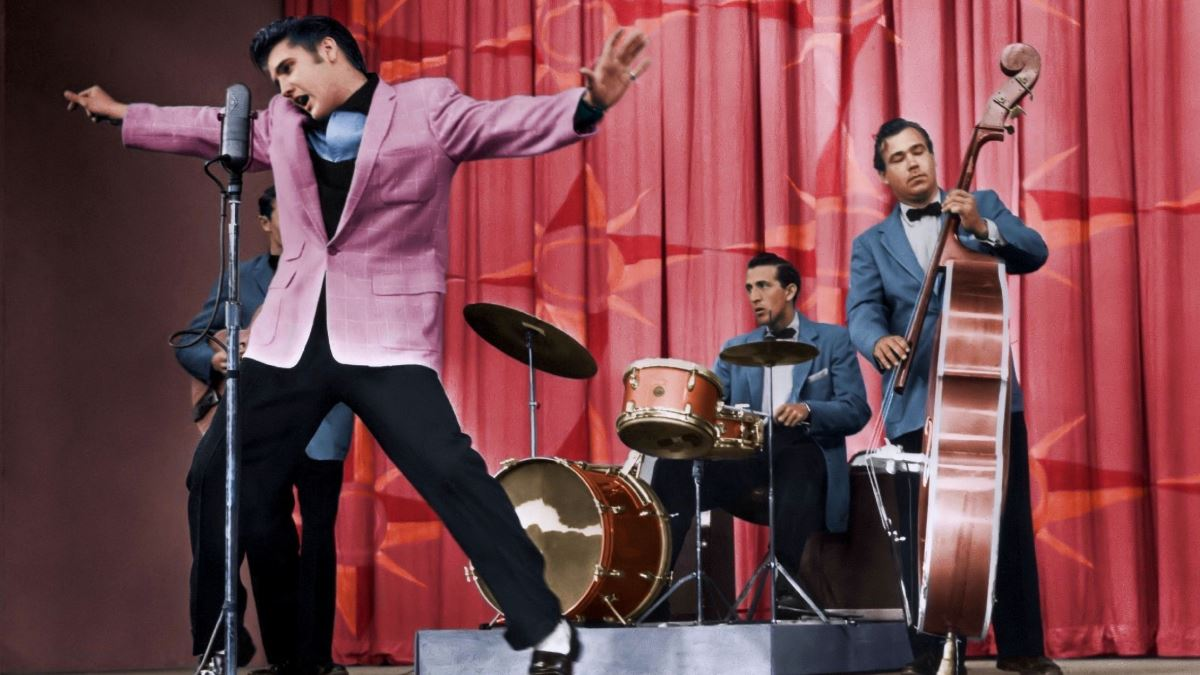
#> input picture ComputerScience/4th-year/Computer_Vision/Color/elvis.jpg, 1200 x 675 px
$ jupyter execute segmentacionDensa.ipynb
#> lines starting #> are read from the running program, lines starting #| are printed output that depends on the picture
[cell 1]
import numpy             as np
import cv2               as cv
import matplotlib.pyplot as plt
import ipywidgets
from matplotlib.pyplot import imshow, subplot, title

[cell 2]
def fig(w,h):
    return plt.figure(figsize=(w,h))

def readrgb(file):
#> called with file = 'elvis.jpg'
    return cv.cvtColor( cv.imread(file), cv.COLOR_BGR2RGB)

def rgb2yuv(x):
    return cv.cvtColor(x,cv.COLOR_RGB2YUV)

def yuv2rgb(x):
    return cv.cvtColor(x,cv.COLOR_YUV2RGB)

byte = np.uint8

[cell 3]
img = readrgb("elvis.jpg")
imshow(img); title('original');
rows,cols,d = img.shape
#> rows = 675; cols = 1200; d = 3
print(img.shape)
#| (675, 1200, 3)

[cell 4]
r1 = img[250:350,330:430]
r2 = img[250:350,50:150]
r3 = img[250:350,1050:1150]
models = [r1,r2,r3]

imshow(np.hstack(models)); title('muestras de cada tipo');

Primero vamos a reproducir el modelo simple

[cell 5]
med = [ np.mean(r,(0,1)) for r in models ]
#> med = [[195.3, 148.8, 176.5], [57.54, 36.08, 37.75], [172.6, 65.64, 75.02]]

muestras = []
for color in med:
    x = np.zeros([100,100,3],byte)
    x[:,:] = color
    muestras.append(x)
#> this loop made 3 passes
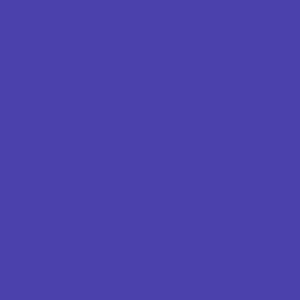
#> x: shape (100, 100, 3) (shown 3 times larger); mean of channels 0, 1, 2 172, 65, 75; drawn as B, G, R
#> after the loop, muestras = 3 items

imshow(np.hstack(muestras));
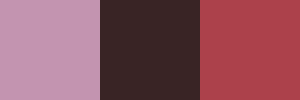
#> shown: shape (100, 300, 3); mean R, G, B 141.3, 83, 96

[cell 6]
d = [ np.sum(abs(img - m), axis=2) for m in med ]
#> d = 3 items
c  = np.argmin(d, axis=0)
#> c: shape (675, 1200) int64; 3 distinct labels, from 0 to 2
res = np.zeros(img.shape, byte)
for k in range(len(models)):
    res[c==k] = med[k]
#> this loop made 3 passes

imshow(res);

Vemos como necesitaríamos utilizar más colores para reproducir fielmente la imagen original. Pero el resultado obtenido es bastante bonito, y podemos utilizar esta idea para aplicar algunos filtros de colores a las imágenes. Por ejemplo, podríamos hacer algo así:

[cell 7]
nwIm = res.copy()
nwIm[:,:,0] = res[:,:,2]
nwIm[:,:,2] = res[:,:,0]
imshow(nwIm);

Entonces podríamos tomar, por ejemplo, tres tonos característicos de una imagen. Aplicar la reproyección tal y como hemos hecho, y cambiar los colores en función del resultado buscado.

Vamos a seguir tal y como se hace en el notebook explicativo.

[cell 8]
md = np.min(d, axis=0)

res [md > 40] = 0,0,0
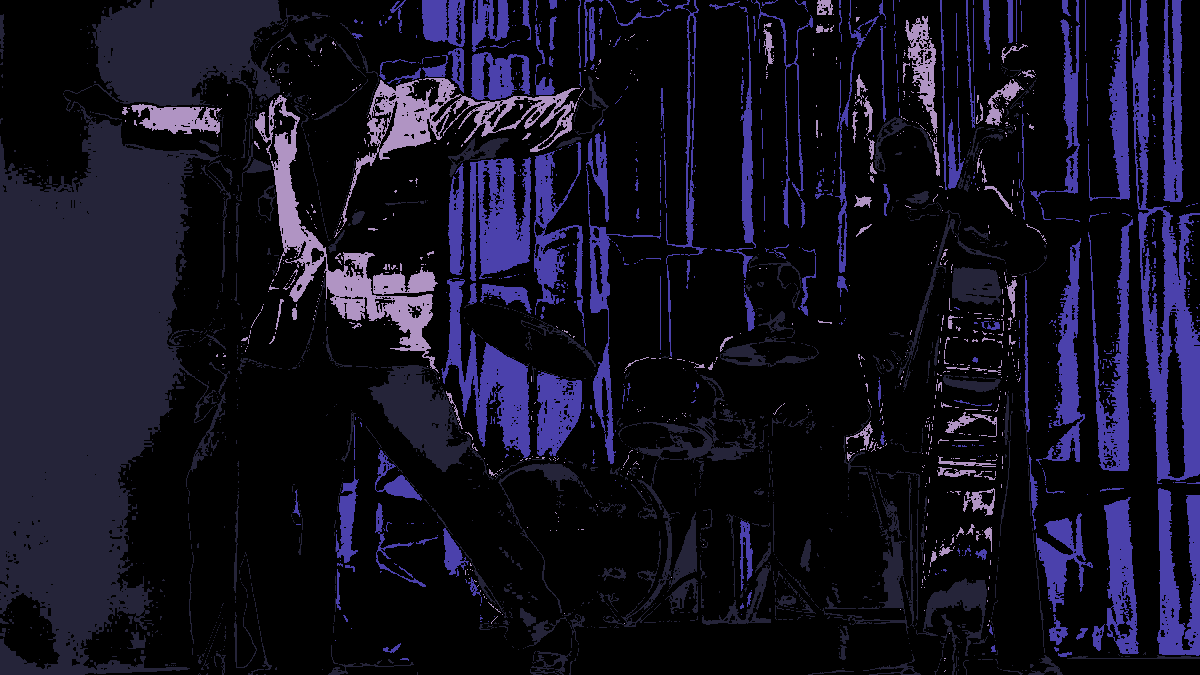
#> res: shape (675, 1200, 3); mean of channels 0, 1, 2 31.7, 16.5, 18.5; drawn as B, G, R

imshow(res);

El resultado al hacer esto es muy pobre, ya que la imagen presenta colores muy diversos y hemos elegido una gama estrecha de colores (hemos tomado tres colores rojizos). Esto era esperable. Podemos ajustar el threshold tomado:

[cell 9]
md = np.min(d, axis=0)

res [md > 80] = 0,0,0

imshow(res);

Y ya se distinguen los objetos de la imagen. Además, da un toque de cartoon, que hace que la imagen parezca un dibujo.

Ahora lo hacemos probabilísticamente:

[cell 10]
# calcula el histograma (normalizado) de los canales conjuntos UV
def uvh(x):

    # normalizar un histograma
    # para tener frecuencias (suman 1)
    # en vez de número de elementos
    def normhist(x): return x / np.sum(x)

    yuv = rgb2yuv(x)
#> in rgb2yuv, `return cv.cvtColor(x,cv.COLOR_RGB2YUV)`: returned value: shape (100, 100, 3); mean of channels 0, 1, 2 165.8, 132.9, 153.9
    h = cv.calcHist([yuv]     # necesario ponerlo en una lista aunque solo admite un elemento
                    ,[1,2]    # elegimos los canales U y V
                    ,None     # posible máscara
                    ,[32,32]  # las cajitas en cada dimensión
                    ,[0,256]+[0,256] # rango de interés (todo)
                   )
    return normhist(h)

[cell 11]
hist = [uvh(r) for r in models]
#> in rgb2yuv (call 2), `return cv.cvtColor(x,cv.COLOR_RGB2YUV)`: returned value: shape (100, 100, 3); mean of channels 0, 1, 2 42.8, 126, 140.8
#> in rgb2yuv (call 3), `return cv.cvtColor(x,cv.COLOR_RGB2YUV)`: returned value: shape (100, 100, 3); mean of channels 0, 1, 2 98.7, 116.6, 192.9
#> hist = 3 items

[cell 12]
from mpl_toolkits.mplot3d import Axes3D
fg = plt.figure(figsize=(14, 6))

_xx, _yy = np.meshgrid(np.arange(32), np.arange(32))
x, y = _xx.ravel(), _yy.ravel()
bottom = 0
width = depth = 1

ax1 = fg.add_subplot(121, projection='3d')
top = hist[0].ravel()
#> top = 1024 values, max 0.507 at index 531, min 0 at index 0, mean 0.000977
ax1.bar3d(x, y, bottom, width, depth, top , shade=True);

ax1 = fg.add_subplot(122, projection='3d')
top = hist[1].ravel()
#> top = 1024 values, max 0.992 at index 497, min 0 at index 0, mean 0.000977
ax1.bar3d(x, y, bottom, width, depth, top, shade=True);

[cell 13]
uvr = np.floor_divide( cv.cvtColor(img,cv.COLOR_RGB2YUV)[:,:,[1,2]], 8)
print(uvr.shape, uvr.dtype)
#| (675, 1200, 2) uint8

[cell 14]
imshow(uvr[:,:,1]); title('canal V');

[cell 15]
u = uvr[:,:,0]
v = uvr[:,:,1]
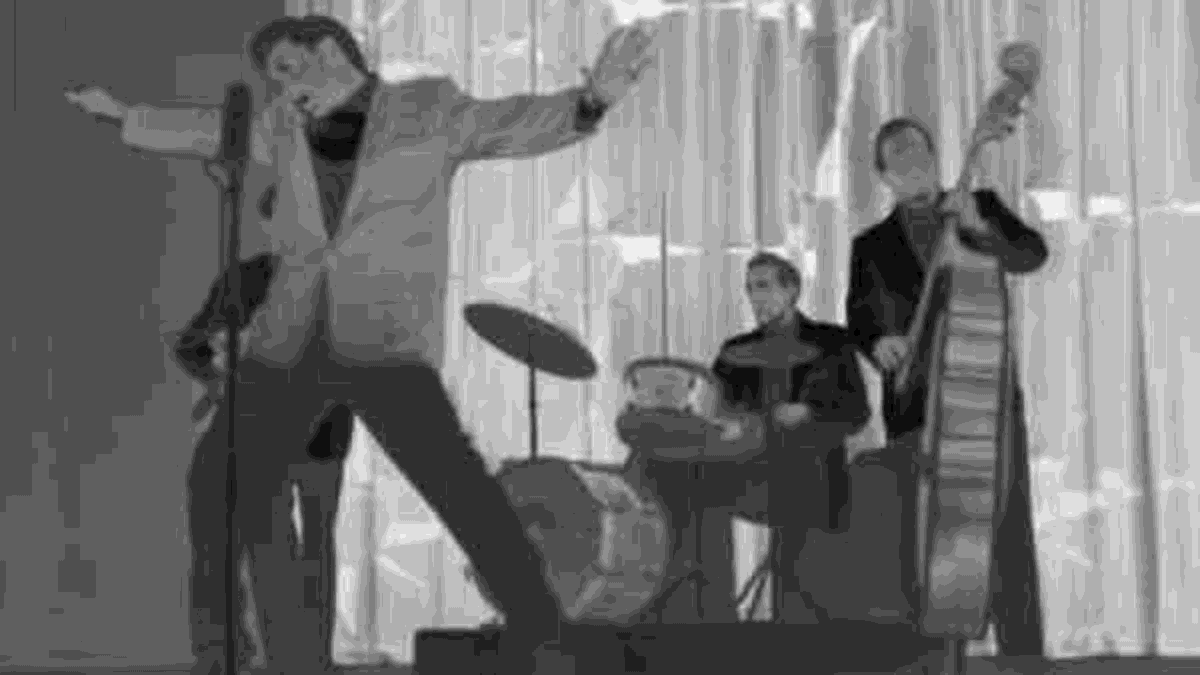
#> v: shape (675, 1200); min 12, max 28, mean 19.3; drawn with min black and max white

lik = [ h[u,v] for h in hist ]
#> lik = 3 items
lik = [ cv.GaussianBlur(l, (0,0), 10) for l in lik ]

[cell 16]
E = np.sum(lik, axis=0)
p = np.array(lik) / E
c  = np.argmax(p,axis=0)
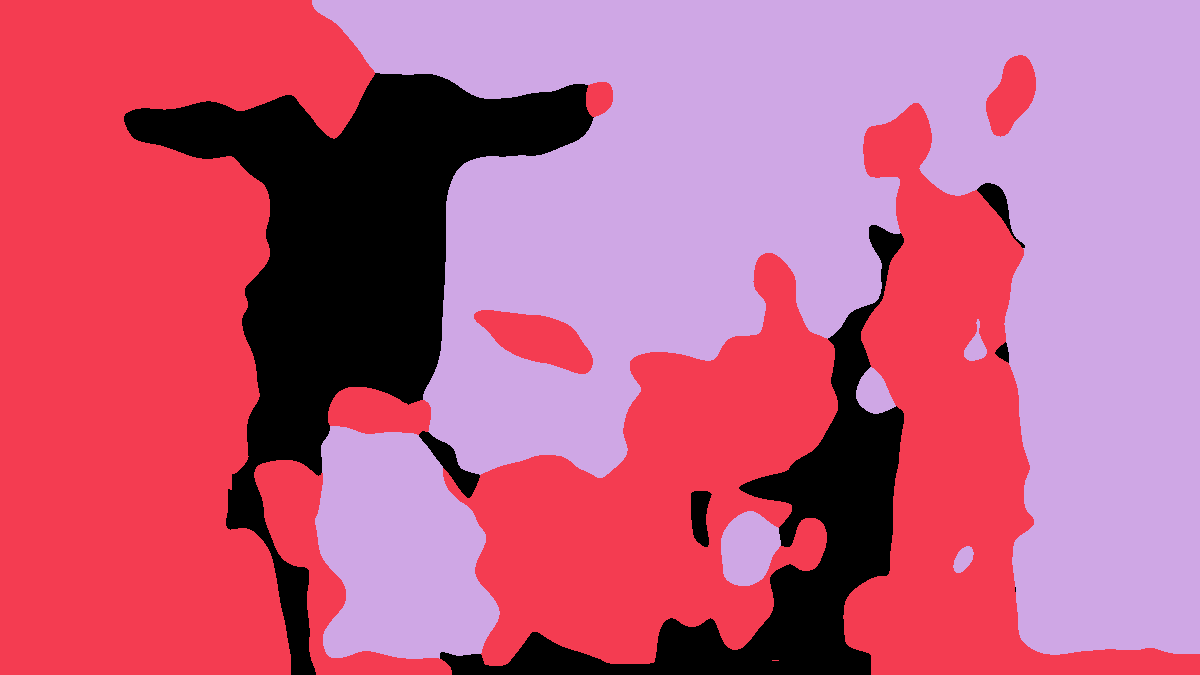
#> c: shape (675, 1200) int64; 3 distinct labels, from 0 to 2; one colour per label, 0 black
mp = np.max(p, axis=0)
mp[E < 0.1] = 0
res = np.zeros(img.shape,np.uint8)
for k in range(len(models)):
    res[c==k] = med[k]
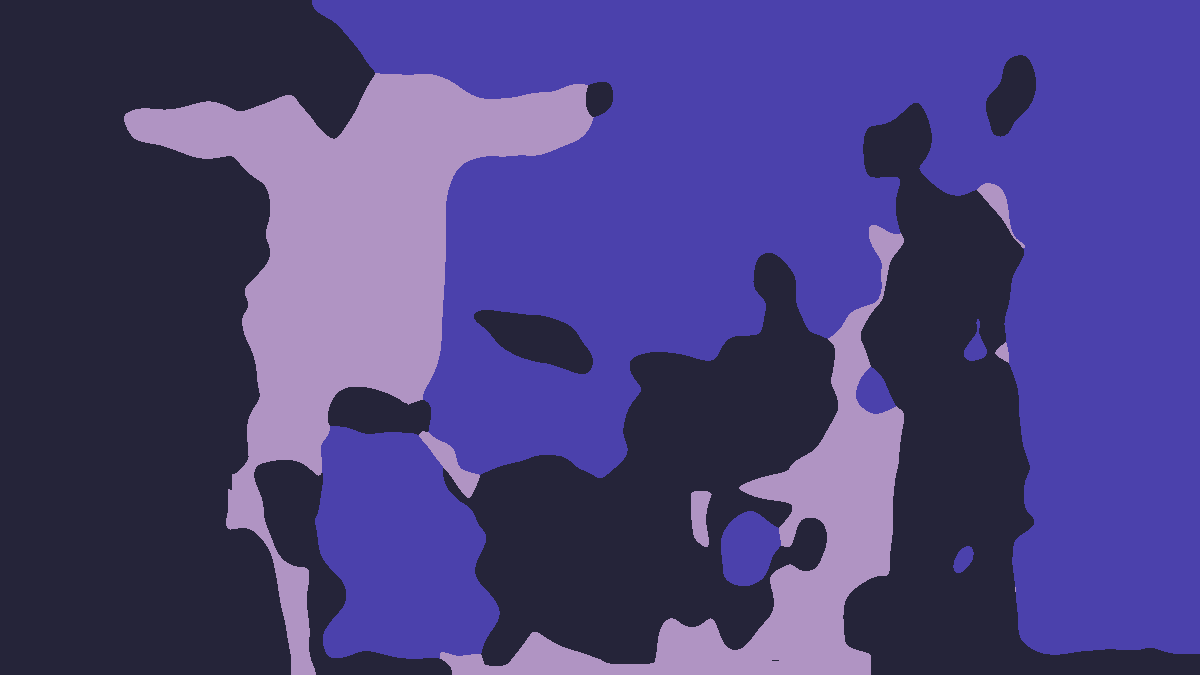
#> res: shape (675, 1200, 3); mean of channels 0, 1, 2 125.7, 64.9, 73.6; drawn as B, G, R

imshow(res);

[cell 17]
res[mp < 0.99] = 128,0,0
res[E < 0.05] = 0,0,0
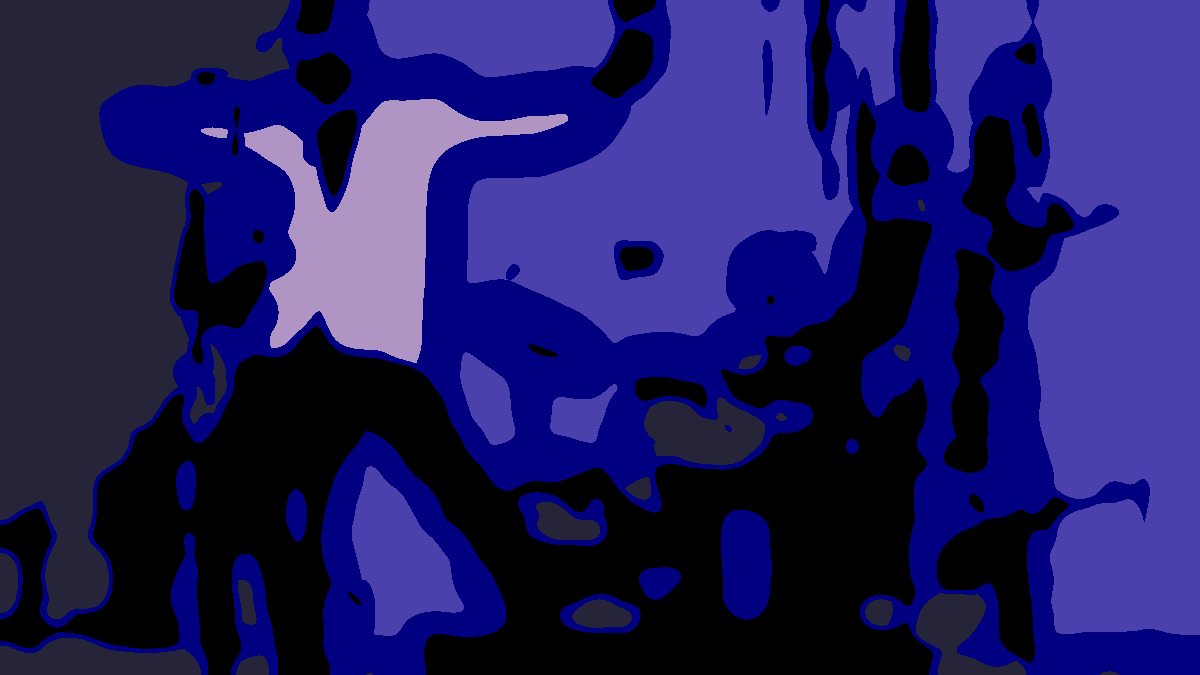
#> res: shape (675, 1200, 3); mean of channels 0, 1, 2 97.1, 27.9, 31.8; drawn as B, G, R
imshow(res);
